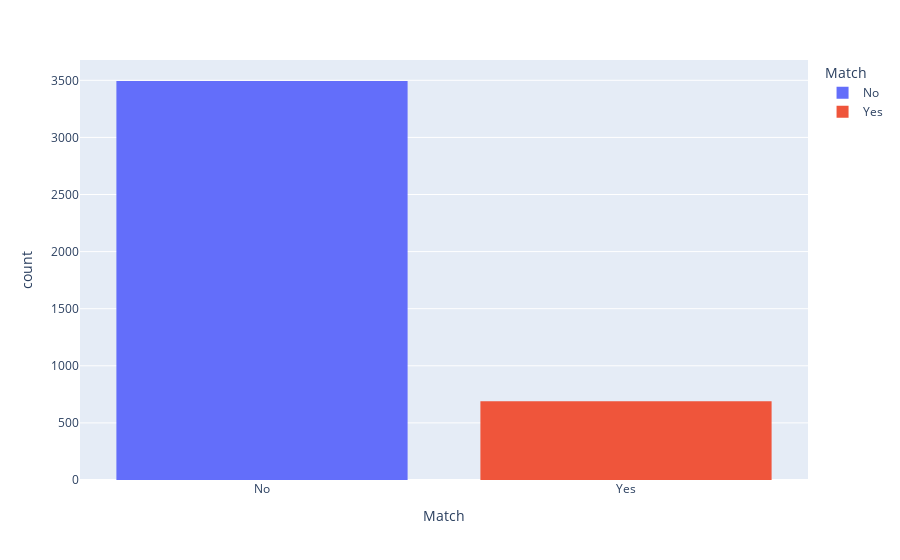

Notebook code for this chart:
### Code cell
fig = px.histogram(df, x='Match', color='Match')
fig.show()

### Figure 1 — Plotly figure (JSON) as saved in the notebook; plotly's stock layout.template omitted (floating-point values rounded to 4 significant figures; data arrays with more than 128 entries replaced by an {"elided": "..."} marker saying what was removed)
{"data": [{"alignmentgroup": "True", "bingroup": "x", "hovertemplate": "Match=%{x}<br>count=%{y}<extra></extra>", "legendgroup": "No", "marker": {"color": "#636efa", "pattern": {"shape": ""}}, "name": "No", "offsetgroup": "No", "orientation": "v", "showlegend": true, "type": "histogram", "x": {"elided": "3494 str values"}, "xaxis": "x", "yaxis": "y"}, {"alignmentgroup": "True", "bingroup": "x", "hovertemplate": "Match=%{x}<br>count=%{y}<extra></extra>", "legendgroup": "Yes", "marker": {"color": "#EF553B", "pattern": {"shape": ""}}, "name": "Yes", "offsetgroup": "Yes", "orientation": "v", "showlegend": true, "type": "histogram", "x": {"elided": "690 str values"}, "xaxis": "x", "yaxis": "y"}], "layout": {"barmode": "relative", "legend": {"title": {"text": "Match"}, "tracegroupgap": 0}, "margin": {"t": 60}, "xaxis": {"anchor": "y", "categoryarray": ["No", "Yes"], "categoryorder": "array", "domain": [0, 1], "title": {"text": "Match"}}, "yaxis": {"anchor": "x", "domain": [0, 1], "title": {"text": "count"}}}}
